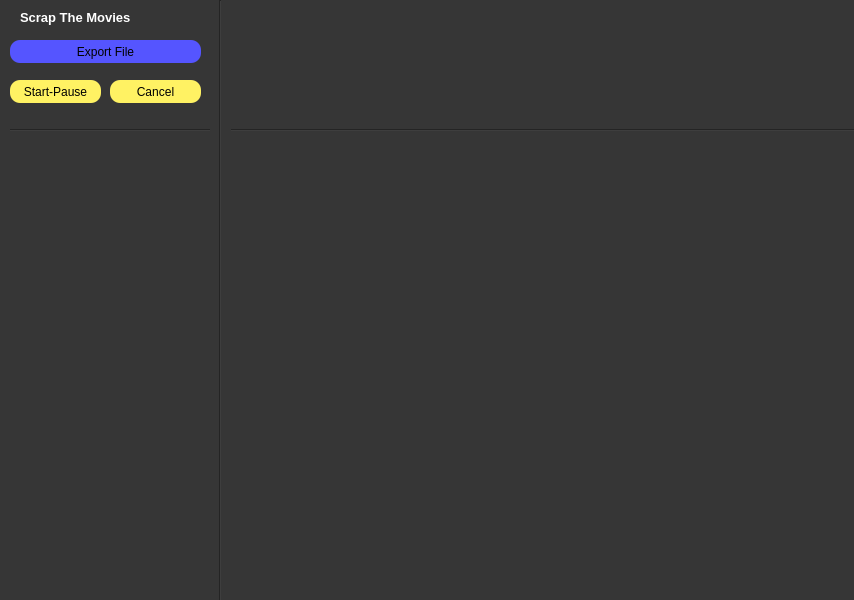
<?xml version="1.0" encoding="UTF-8"?>
<ui version="4.0">
 <class>MainWindow</class>
 <widget class="QMainWindow" name="MainWindow">
  <property name="geometry">
   <rect>
    <x>0</x>
    <y>0</y>
    <width>854</width>
    <height>600</height>
   </rect>
  </property>
  <property name="windowTitle">
   <string>MainWindow</string>
  </property>
  <property name="styleSheet">
   <string notr="true">background-color:rgb(54, 54, 54)</string>
  </property>
  <widget class="QWidget" name="centralwidget">
   <widget class="Line" name="line_2">
    <property name="geometry">
     <rect>
      <x>10</x>
      <y>120</y>
      <width>211</width>
      <height>21</height>
     </rect>
    </property>
    <property name="orientation">
     <enum>Qt::Horizontal</enum>
    </property>
   </widget>
   <widget class="QPushButton" name="startbutton">
    <property name="geometry">
     <rect>
      <x>10</x>
      <y>80</y>
      <width>91</width>
      <height>23</height>
     </rect>
    </property>
    <property name="styleSheet">
     <string notr="true">QPushButton {
   background-color:rgb(255, 242, 99);
    border: none;
   color: black;
    border-radius:10px;
    font:arial;
}
QPushButton:hover {
    background-color:rgb(254, 254, 254);
}
QPushButton:pressed {
    background-color: rgb(68, 68, 68);
   color : rgb(121, 111, 255);
}</string>
    </property>
    <property name="text">
     <string>Start-Pause</string>
    </property>
   </widget>
   <widget class="QPushButton" name="pushButton">
    <property name="geometry">
     <rect>
      <x>10</x>
      <y>40</y>
      <width>191</width>
      <height>23</height>
     </rect>
    </property>
    <property name="styleSheet">
     <string notr="true">QPushButton {
   background-color:rgb(85, 85, 255);
    border: none;
   color: black;
    border-radius:10px;
    font:arial;
}
QPushButton:hover {
    background-color:rgb(254, 254, 254);
}
QPushButton:pressed {
    background-color: rgb(68, 68, 68);
   color : rgb(121, 111, 255);
}</string>
    </property>
    <property name="text">
     <string>Export File</string>
    </property>
   </widget>
   <widget class="QPushButton" name="pushButton_2">
    <property name="geometry">
     <rect>
      <x>110</x>
      <y>80</y>
      <width>91</width>
      <height>23</height>
     </rect>
    </property>
    <property name="styleSheet">
     <string notr="true">QPushButton {
   background-color:rgb(255, 242, 99);
    border: none;
   color: black;
    border-radius:10px;
    font:arial;
}
QPushButton:hover {
    background-color:rgb(254, 254, 254);
}
QPushButton:pressed {
    background-color: rgb(68, 68, 68);
   color : rgb(121, 111, 255);
}</string>
    </property>
    <property name="text">
     <string>Cancel</string>
    </property>
   </widget>
   <widget class="QLabel" name="label_10">
    <property name="geometry">
     <rect>
      <x>20</x>
      <y>10</y>
      <width>121</width>
      <height>16</height>
     </rect>
    </property>
    <property name="text">
     <string>&lt;html&gt;&lt;head/&gt;&lt;body&gt;&lt;p&gt;&lt;span style=&quot; font-size:10pt; font-weight:600; color:#ffffff;&quot;&gt;Scrap The Movies&lt;/span&gt;&lt;/p&gt;&lt;/body&gt;&lt;/html&gt;</string>
    </property>
   </widget>
   <widget class="Line" name="line_4">
    <property name="geometry">
     <rect>
      <x>220</x>
      <y>110</y>
      <width>701</width>
      <height>41</height>
     </rect>
    </property>
    <property name="orientation">
     <enum>Qt::Horizontal</enum>
    </property>
   </widget>
   <widget class="Line" name="line">
    <property name="geometry">
     <rect>
      <x>210</x>
      <y>0</y>
      <width>21</width>
      <height>621</height>
     </rect>
    </property>
    <property name="orientation">
     <enum>Qt::Vertical</enum>
    </property>
   </widget>
  </widget>
 </widget>
 <resources/>
 <connections/>
</ui>
